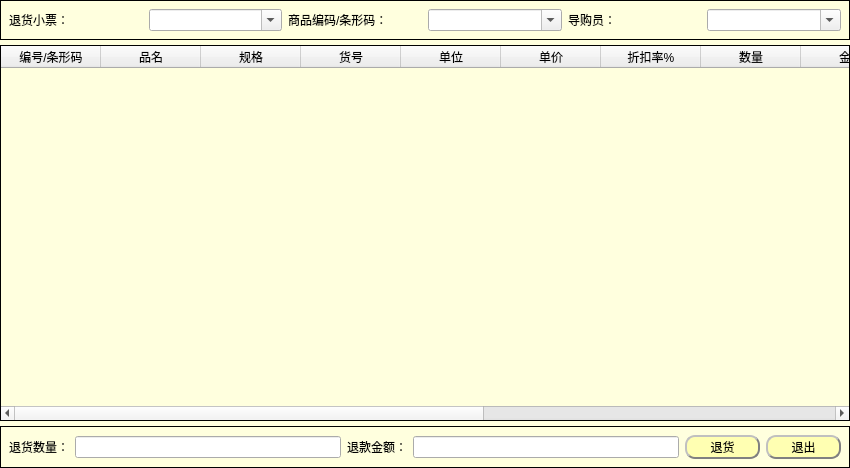
<?xml version="1.0" encoding="UTF-8"?>
<ui version="4.0">
 <class>returnstore</class>
 <widget class="QDialog" name="returnstore">
  <property name="geometry">
   <rect>
    <x>0</x>
    <y>0</y>
    <width>850</width>
    <height>468</height>
   </rect>
  </property>
  <property name="windowTitle">
   <string>Dialog</string>
  </property>
  <property name="windowIcon">
   <iconset resource="../res.qrc">
    <normaloff>:/image/销售退货.png</normaloff>:/image/销售退货.png</iconset>
  </property>
  <property name="styleSheet">
   <string notr="true">QDialog{
background-color: rgb(255, 255, 222);
}

QWidget #topwidget,#tablewidget,#bottomwidget{
border:1px solid #000000;
}

QWidget #tablewidget{
background-color: rgb(255, 255, 222);
}

QPushButton{background-color:rgb(255, 255 , 178);

	color: black;  
	border-radius: 10px; 
	border: 2px groove gray; 
	min-height:20;
 	border-style: outset;
}

QPushButton:hover{background-color: rgb(255, 219, 92);
color: black ;
}

QPushButton:pressed{background-color:rgb(255, 175, 68);

border-style: inset; }</string>
  </property>
  <layout class="QVBoxLayout" name="verticalLayout">
   <property name="spacing">
    <number>5</number>
   </property>
   <property name="leftMargin">
    <number>0</number>
   </property>
   <property name="topMargin">
    <number>0</number>
   </property>
   <property name="rightMargin">
    <number>0</number>
   </property>
   <property name="bottomMargin">
    <number>0</number>
   </property>
   <item>
    <widget class="QWidget" name="topwidget" native="true">
     <layout class="QGridLayout" name="gridLayout">
      <item row="0" column="0">
       <widget class="QLabel" name="label_3">
        <property name="text">
         <string>退货小票：</string>
        </property>
       </widget>
      </item>
      <item row="0" column="3">
       <widget class="QLabel" name="label">
        <property name="text">
         <string>商品编码/条形码：</string>
        </property>
       </widget>
      </item>
      <item row="0" column="6">
       <widget class="QComboBox" name="staffBox">
        <property name="editable">
         <bool>true</bool>
        </property>
       </widget>
      </item>
      <item row="0" column="4">
       <widget class="QComboBox" name="productIdBox">
        <property name="editable">
         <bool>true</bool>
        </property>
       </widget>
      </item>
      <item row="0" column="5">
       <widget class="QLabel" name="label_5">
        <property name="text">
         <string>导购员：</string>
        </property>
       </widget>
      </item>
      <item row="0" column="1">
       <widget class="QComboBox" name="serialNumBox">
        <property name="layoutDirection">
         <enum>Qt::LeftToRight</enum>
        </property>
        <property name="editable">
         <bool>true</bool>
        </property>
        <property name="currentIndex">
         <number>-1</number>
        </property>
        <property name="maxVisibleItems">
         <number>10</number>
        </property>
       </widget>
      </item>
     </layout>
    </widget>
   </item>
   <item>
    <widget class="QTableWidget" name="tablewidget">
     <column>
      <property name="text">
       <string>编号/条形码</string>
      </property>
     </column>
     <column>
      <property name="text">
       <string>品名</string>
      </property>
     </column>
     <column>
      <property name="text">
       <string>规格</string>
      </property>
     </column>
     <column>
      <property name="text">
       <string>货号</string>
      </property>
     </column>
     <column>
      <property name="text">
       <string>单位</string>
      </property>
     </column>
     <column>
      <property name="text">
       <string>单价</string>
      </property>
     </column>
     <column>
      <property name="text">
       <string>折扣率%</string>
      </property>
     </column>
     <column>
      <property name="text">
       <string>数量</string>
      </property>
     </column>
     <column>
      <property name="text">
       <string>金额</string>
      </property>
     </column>
     <column>
      <property name="text">
       <string>成产日期</string>
      </property>
     </column>
     <column>
      <property name="text">
       <string>保质期</string>
      </property>
     </column>
     <column>
      <property name="text">
       <string>生产批号</string>
      </property>
     </column>
     <column>
      <property name="text">
       <string>供应商</string>
      </property>
     </column>
     <column>
      <property name="text">
       <string>备注</string>
      </property>
     </column>
    </widget>
   </item>
   <item>
    <widget class="QWidget" name="bottomwidget" native="true">
     <layout class="QGridLayout" name="gridLayout_2">
      <item row="0" column="0">
       <widget class="QLabel" name="label_2">
        <property name="text">
         <string>退货数量：</string>
        </property>
       </widget>
      </item>
      <item row="0" column="1">
       <widget class="QLineEdit" name="lineEdit"/>
      </item>
      <item row="0" column="2">
       <widget class="QLabel" name="label_4">
        <property name="text">
         <string>退款金额：</string>
        </property>
       </widget>
      </item>
      <item row="0" column="3">
       <widget class="QLineEdit" name="lineEdit_2"/>
      </item>
      <item row="0" column="4">
       <widget class="QPushButton" name="outStoreButton">
        <property name="minimumSize">
         <size>
          <width>75</width>
          <height>24</height>
         </size>
        </property>
        <property name="text">
         <string>退货</string>
        </property>
       </widget>
      </item>
      <item row="0" column="5">
       <widget class="QPushButton" name="exitButton">
        <property name="minimumSize">
         <size>
          <width>75</width>
          <height>24</height>
         </size>
        </property>
        <property name="text">
         <string>退出</string>
        </property>
       </widget>
      </item>
     </layout>
    </widget>
   </item>
  </layout>
 </widget>
 <resources>
  <include location="../res.qrc"/>
 </resources>
 <connections/>
</ui>
